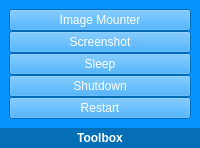
              <widget class="QWidget" name="widget_5" native="true">
               <property name="sizePolicy">
                <sizepolicy hsizetype="Fixed" vsizetype="Preferred">
                 <horstretch>0</horstretch>
                 <verstretch>0</verstretch>
                </sizepolicy>
               </property>
               <property name="minimumSize">
                <size>
                 <width>60</width>
                 <height>0</height>
                </size>
               </property>
               <layout class="QVBoxLayout" name="verticalLayout_7">
                <property name="spacing">
                 <number>0</number>
                </property>
                <property name="leftMargin">
                 <number>0</number>
                </property>
                <property name="topMargin">
                 <number>0</number>
                </property>
                <property name="rightMargin">
                 <number>0</number>
                </property>
                <property name="bottomMargin">
                 <number>0</number>
                </property>
                <item>
                 <widget class="QWidget" name="widget_7" native="true">
                  <property name="styleSheet">
                   <string notr="true">color: rgb(255, 255, 255);
background-color: rgb(7, 148, 255);</string>
                  </property>
                  <layout class="QVBoxLayout" name="verticalLayout_12">
                   <property name="spacing">
                    <number>0</number>
                   </property>
                   <property name="leftMargin">
                    <number>9</number>
                   </property>
                   <property name="topMargin">
                    <number>9</number>
                   </property>
                   <property name="rightMargin">
                    <number>9</number>
                   </property>
                   <property name="bottomMargin">
                    <number>9</number>
                   </property>
                   <item>
                    <widget class="QPushButton" name="pushButton_5">
                     <property name="sizePolicy">
                      <sizepolicy hsizetype="Minimum" vsizetype="Preferred">
                       <horstretch>0</horstretch>
                       <verstretch>0</verstretch>
                      </sizepolicy>
                     </property>
                     <property name="text">
                      <string>Image Mounter</string>
                     </property>
                    </widget>
                   </item>
                   <item>
                    <widget class="QPushButton" name="pushButton_6">
                     <property name="sizePolicy">
                      <sizepolicy hsizetype="Minimum" vsizetype="Preferred">
                       <horstretch>0</horstretch>
                       <verstretch>0</verstretch>
                      </sizepolicy>
                     </property>
                     <property name="text">
                      <string>Screenshot</string>
                     </property>
                    </widget>
                   </item>
                   <item>
                    <widget class="QPushButton" name="sleepBtn">
                     <property name="sizePolicy">
                      <sizepolicy hsizetype="Minimum" vsizetype="Preferred">
                       <horstretch>0</horstretch>
                       <verstretch>0</verstretch>
                      </sizepolicy>
                     </property>
                     <property name="text">
                      <string>Sleep</string>
                     </property>
                    </widget>
                   </item>
                   <item>
                    <widget class="QPushButton" name="shutdownBtn">
                     <property name="sizePolicy">
                      <sizepolicy hsizetype="Minimum" vsizetype="Preferred">
                       <horstretch>0</horstretch>
                       <verstretch>0</verstretch>
                      </sizepolicy>
                     </property>
                     <property name="text">
                      <string>Shutdown</string>
                     </property>
                    </widget>
                   </item>
                   <item>
                    <widget class="QPushButton" name="restartBtn">
                     <property name="sizePolicy">
                      <sizepolicy hsizetype="Minimum" vsizetype="Preferred">
                       <horstretch>0</horstretch>
                       <verstretch>0</verstretch>
                      </sizepolicy>
                     </property>
                     <property name="text">
                      <string>Restart</string>
                     </property>
                    </widget>
                   </item>
                  </layout>
                 </widget>
                </item>
                <item>
                 <widget class="QLabel" name="label_7">
                  <property name="sizePolicy">
                   <sizepolicy hsizetype="Preferred" vsizetype="Fixed">
                    <horstretch>0</horstretch>
                    <verstretch>0</verstretch>
                   </sizepolicy>
                  </property>
                  <property name="minimumSize">
                   <size>
                    <width>0</width>
                    <height>20</height>
                   </size>
                  </property>
                  <property name="font">
                   <font>
                    <weight>75</weight>
                    <bold>true</bold>
                   </font>
                  </property>
                  <property name="styleSheet">
                   <string notr="true">color: rgb(255, 255, 255);
background-color: rgb(4, 111, 182);</string>
                  </property>
                  <property name="text">
                   <string>Toolbox</string>
                  </property>
                  <property name="alignment">
                   <set>Qt::AlignCenter</set>
                  </property>
                 </widget>
                </item>
               </layout>
              </widget>
